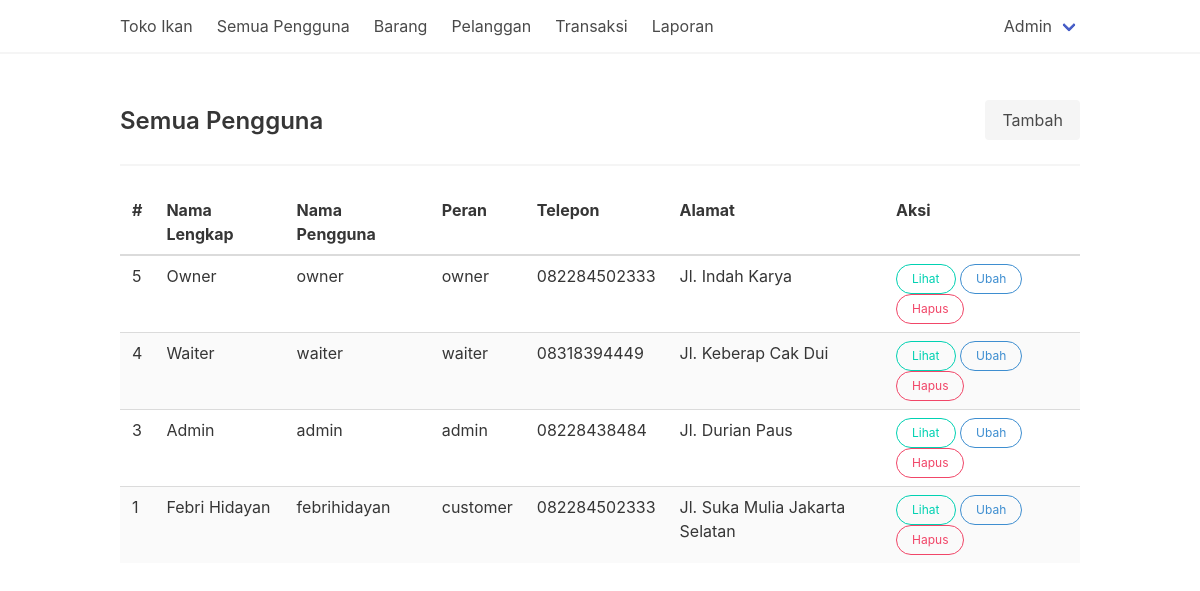
Page /users.php (signed in) on the earlier database version.
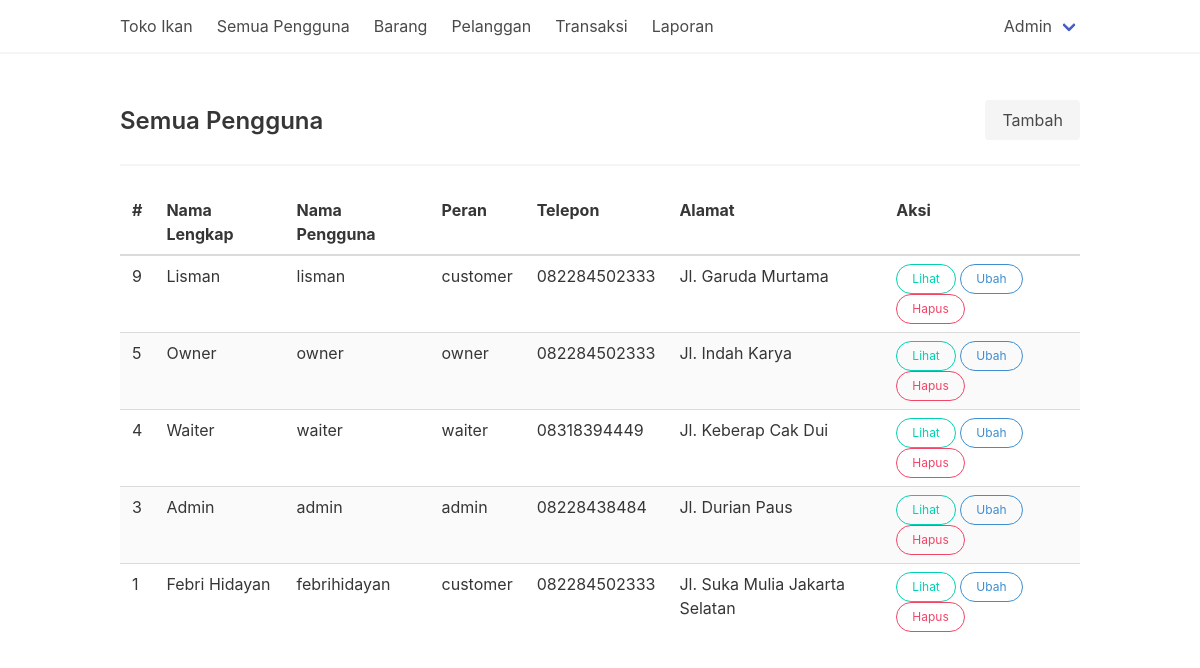
Same page on the later database version.
### tables this page shows
CREATE TABLE `users` (
  `id_user_055` int(11) NOT NULL,
  `nama_user_055` varchar(40) NOT NULL,
  `username_user_055` varchar(30) NOT NULL,
  `password_user_055` varchar(255) NOT NULL,
  `telepon_user_055` varchar(20) NOT NULL,
  `alamat_user_055` varchar(80) NOT NULL,
  `role_user_055` enum('admin','waiter','owner','customer') DEFAULT 'customer'
);

### users.php (the view, shortened to what this page needs)
<?php
require_once "template/theHeader.php";
?>
<div class="level">
    <div class="level-left">
        <div class="level-item">
            <h1 class="title is-4">Semua Pengguna</h1>
        </div>
    </div>
    <div class="level-right">
        <div class="level-item">
            <a href="users-create.php" class="button is-light">Tambah</a>
        </div>
    </div>
</div>
<hr>
<div class="table-container">
    <table class="table is-hoverable is-striped is-fullwidth">
        <thead>
            <tr>
                <th>#</th>
                <th>Nama Lengkap</th>
                <th>Nama Pengguna</th>
                <th>Peran</th>
                <th>Telepon</th>
                <th>Alamat</th>
                <th>Aksi</th>
            </tr>
        </thead>
        <tbody>
            <?php
            $query = $conn->query("SELECT * FROM users ORDER BY id_user_055 DESC");
            while ($item = $query->fetch_object()) {
            ?>
                <tr>
                    <td><?= $item->id_user_055; ?></td>
                    <td><?= $item->nama_user_055; ?></td>
                    <td><?= $item->username_user_055; ?></td>
                    <td><?= $item->role_user_055; ?></td>
                    <td><?= $item->telepon_user_055; ?></td>
                    <td><?= $item->alamat_user_055; ?></td>
                    <td>
                        <a href="users-show.php?id=<?= $item->id_user_055; ?>" class="button is-small is-rounded is-outlined is-primary">
                            Lihat
                        </a>
                        <a href="users-edit.php?id=<?= $item->id_user_055; ?>" class="button is-small is-rounded is-outlined is-info">
                            Ubah
                        </a>
                        <a href="?hapus=<?= $item->id_user_055; ?>" class="button is-small is-rounded is-outlined is-danger" onclick="return confirm('Apakah Anda yakin ingin menghapus data tersebut?');">
                            Hapus
                        </a>
                    </td>
                </tr>
            <?php } ?>
        </tbody>
    </table>
</div>
<?php
require_once "template/theFooter.php"
?>

Differences in the rows shown:
added users: id_user_055 "9", nama_user_055 "Lisman", username_user_055 "lisman", role_user_055 "customer", telepon_user_055 "082284502333", alamat_user_055 "Jl. Garuda Murtama"
